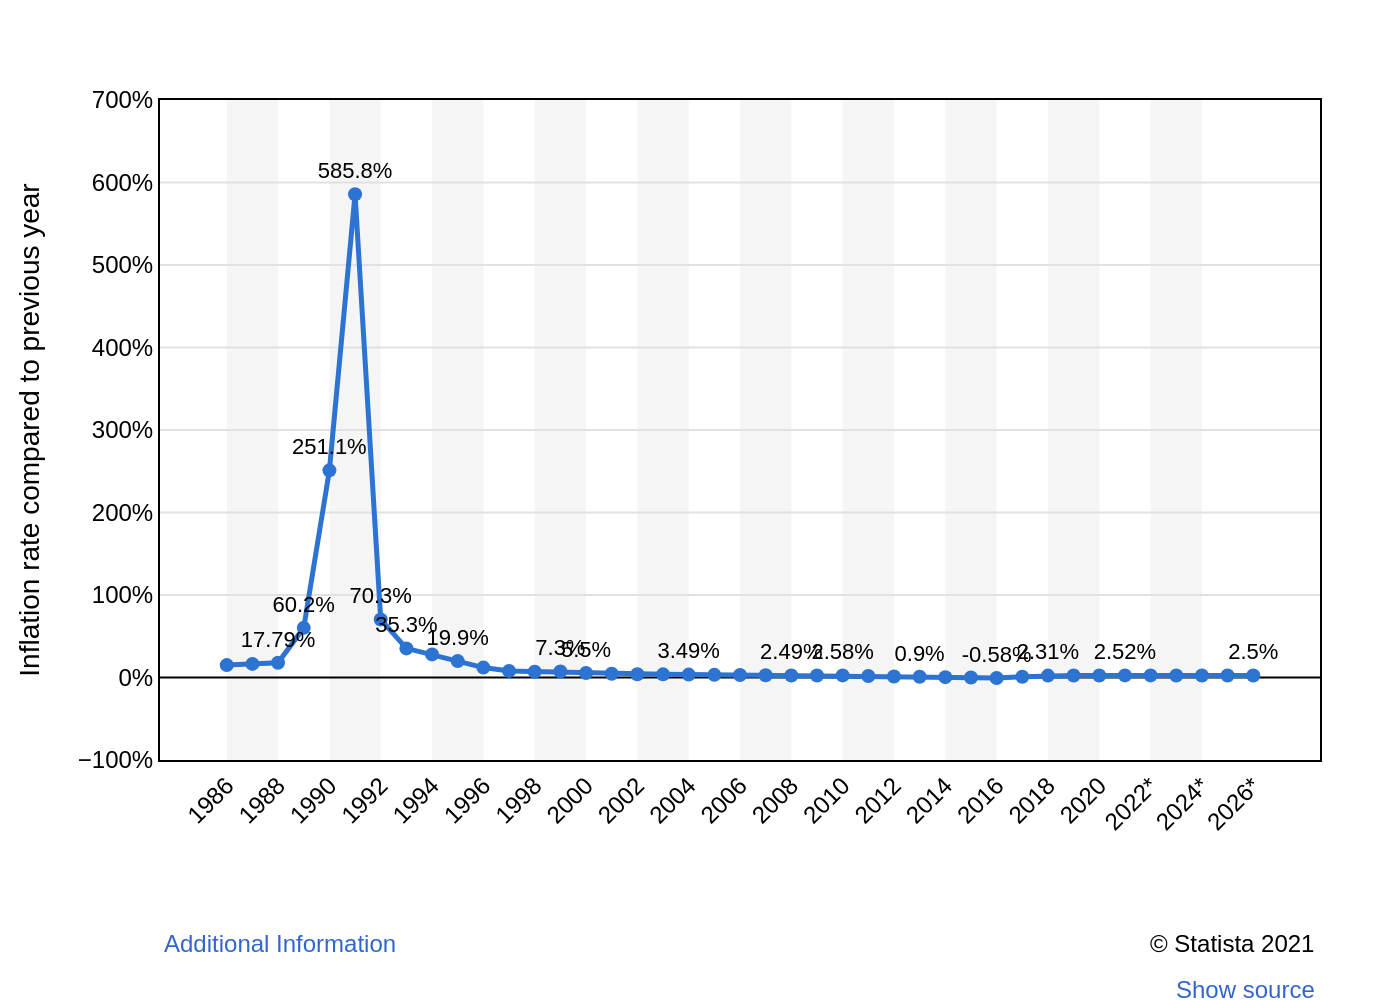

Python code for this plot:
import sys
import json
import plotly.graph_objects as go
from pathlib import Path

if len(sys.argv) != 2:
    print("Usage: python create_chart.py <json_file_path>")
    sys.exit(1)

json_path = Path(sys.argv[1])
if not json_path.is_file():
    print(f"Error: JSON file not found at {json_path}")
    sys.exit(1)

with open(json_path, 'r', encoding='utf-8') as f:
    chart_data = json.load(f)

fig = go.Figure()

data = chart_data['chart_data'][0]
colors = chart_data['colors']
texts = chart_data['texts']

fig.add_trace(go.Scatter(
    x=data['x'],
    y=data['y'],
    mode='lines+markers+text',
    text=data['text'],
    textposition='top center',
    textfont=dict(family="Arial", size=11, color='black'),
    marker=dict(color=colors[0], size=7),
    line=dict(color=colors[0], width=2.5),
    hoverinfo='none',
    name=data.get('name', '')
))

for year in range(1986, 2026, 4):
    fig.add_shape(
        type="rect",
        xref="x", yref="paper",
        x0=year, y0=0,
        x1=year + 2, y1=1,
        fillcolor="#f5f5f5",
        layer="below",
        line_width=0,
        opacity=1
    )

fig.update_layout(
    font=dict(family="Arial", size=12, color="black"),
    plot_bgcolor='white',
    paper_bgcolor='white',
    showlegend=False,
    margin=dict(l=80, r=40, t=50, b=120),
    xaxis=dict(
        title=texts.get('x_axis_title'),
        tickvals=chart_data['x_axis_config']['tickvals'],
        ticktext=chart_data['x_axis_config']['ticktext'],
        tickangle=chart_data['x_axis_config']['tickangle'],
        showgrid=False,
        showline=True,
        linecolor='black',
        linewidth=1,
        mirror=True
    ),
    yaxis=dict(
        title=texts.get('y_axis_title'),
        range=chart_data['y_axis_config']['range'],
        ticksuffix=chart_data['y_axis_config']['ticksuffix'],
        dtick=chart_data['y_axis_config']['dtick'],
        showgrid=True,
        gridcolor='#e1e1e1',
        zeroline=True,
        zerolinecolor='black',
        zerolinewidth=1,
        showline=True,
        linecolor='black',
        linewidth=1,
        mirror=True
    ),
    annotations=[
        dict(
            xref='paper', yref='paper',
            x=0, y=-0.25,
            xanchor='left', yanchor='top',
            text=texts.get('additional_info', ''),
            showarrow=False,
            font=dict(size=12, color='#3366cc')
        ),
        dict(
            xref='paper', yref='paper',
            x=1.0, y=-0.25,
            xanchor='right', yanchor='top',
            text=texts.get('source', ''),
            showarrow=False,
            font=dict(size=12)
        ),
        dict(
            xref='paper', yref='paper',
            x=1.0, y=-0.32,
            xanchor='right', yanchor='top',
            text=texts.get('note', ''),
            showarrow=False,
            font=dict(size=12, color='#3366cc')
        )
    ]
)

output_filename = json_path.with_suffix('.png')
fig.write_image(output_filename, scale=2)

print(f"Chart saved to {output_filename}")
